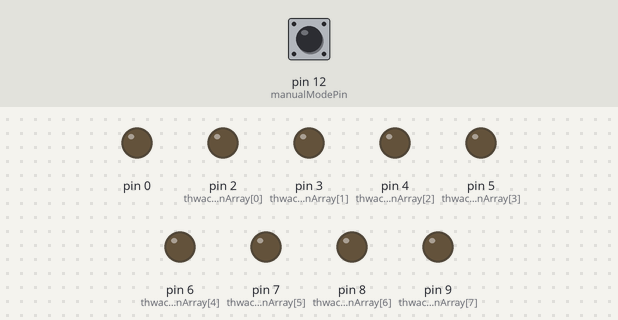
Simulated run of this sketch. Board: Arduino Uno, built with avr-gcc and run on an emulated ATmega328P. On the bench: output pins drawn as LEDs (lit = HIGH). Inputs (shaded band) come from the test bench; at power-on: pin 12 (manualModePin) HIGH.

Above: at 0.1 s.
At 4.45 s:
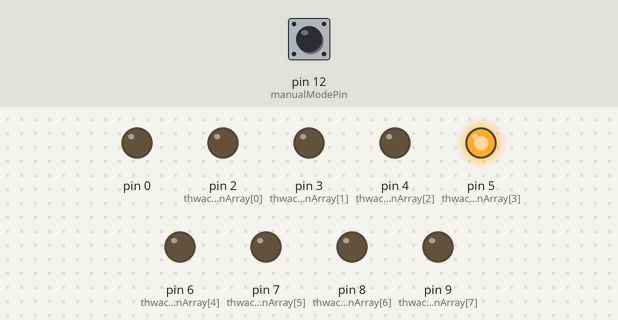
At 10.05 s:
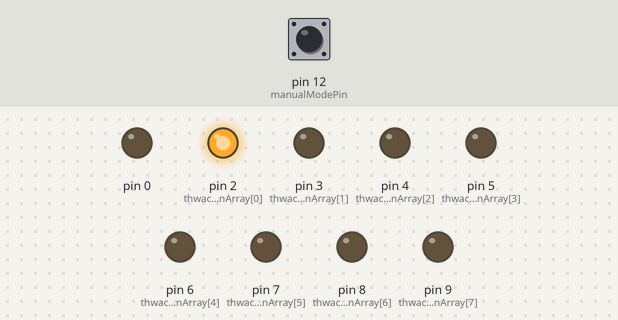
At 20.05 s:
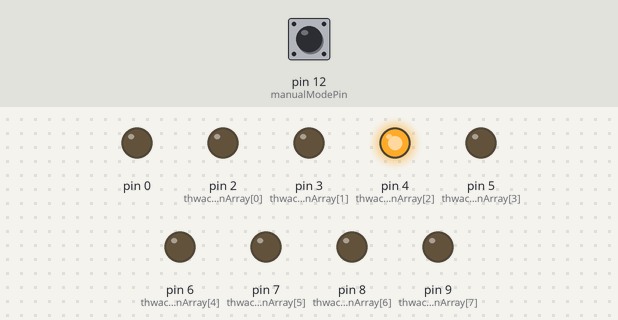
At 31.25 s:
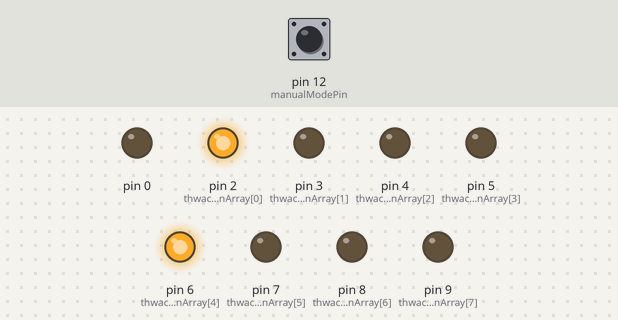
At 39.65 s:
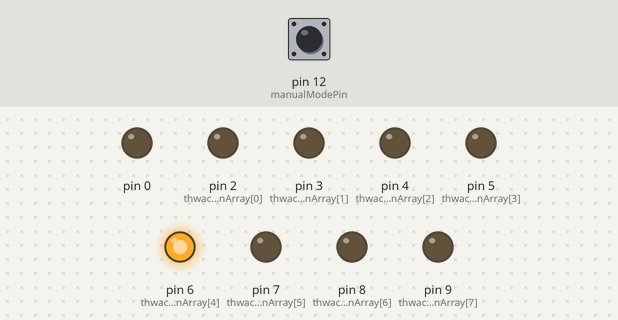
Timing chart, 0 to 40.0 s (numbered marks = the images above):
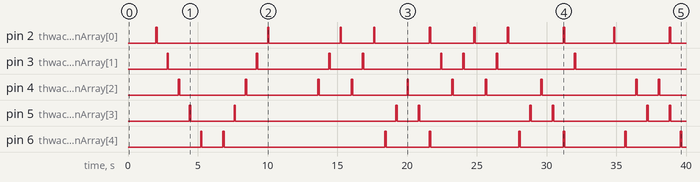

The sketch:

SFM_Jameco_5pin_ScaleOnly.pde
```cpp
//**************************************************************//
//  Name    : 5 Tone Scales for Clay Pots                       //
//  Author  : Carlyn Maw                                        //
//  Date    : 26 JUN, 2011                                      //
//  Version : 1.0                                               //
//  Notes   : Code for thwaking objects via solenoid            //
//          : This is very simple code for running one of 3     //
//          : patterns of thwacks. It requires the user to      //
//          : remember not to thwack too many solenoids at once //
//          : to not thwack the same one too many times, etc... //
//****************************************************************


//number of thwakers
const int numberOfThwakers = 8;

//what pins the thwakers are attached to?
//keeping those pins in an array at the top
//allows for easy updating later.
byte thwackPinArray[numberOfThwakers] = {
  2,3,4,5,6,7,8,9 }
;

// This is the brute force way to ensure the duty cycle is enforced
// pulseLength is the length of time the solenoid is pulsed.
// minThwack delay gets called at the end of the pulseing to ensure that the
// for these solenoids the duty cycle is 10%
int pulseLength = 100;
int minThwackDelay = 700;


// when the pin that needs to be looked at to see if
// should play preprogrammed sequence or respond to sensors
const byte manualModePin = 12;
byte manualModeFlag = 1;  // 1 is off, 0 is on


//holders for infromation you're going to pass to thwaking function
const int lengthOfSequence = 12;
byte scaleArray[lengthOfSequence];
byte tuneArray[lengthOfSequence];
byte tune2Array[lengthOfSequence];

void setup() {
  //set pins to output because they are addressed in the main loop
  for (byte i = 0; i <= numberOfThwakers; i ++) {
    pinMode(thwackPinArray[i], OUTPUT);
  }

  pinMode(manualModePin, INPUT);
  digitalWrite(manualModePin, HIGH); // look for low

  pinMode(11, INPUT);
  digitalWrite(11, HIGH); // look for low


  //Serial.begin(9600);

 scaleArray[0] = B00000001;
 scaleArray[1] = B00000010;
 scaleArray[2] = B00000100;
 scaleArray[3] = B00001000;
 scaleArray[4] = B00010000;
 scaleArray[5] = B00000000;
 scaleArray[6] = B00010000;
 scaleArray[7] = B00001000;
 scaleArray[8] = B00000100;
 scaleArray[9] = B00000010;
 scaleArray[10] = B00000001;
 scaleArray[11] = B00000000;

 tuneArray[0] = B00000001;
 tuneArray[1] = B00010000;
 tuneArray[2] = B00000100;
 tuneArray[3] = B00001000;
 tuneArray[4] = B00000100;
 tuneArray[5] = B00001001;
 tuneArray[6] = B00010000;
 tuneArray[7] = B00001010;
 tuneArray[8] = B00010000;
 tuneArray[9] = B00000010;
 tuneArray[10] = B00001000;
 tuneArray[11] = B00000010;


 tune2Array[0] = B00000100;
 tune2Array[1] = B00000010;
 tune2Array[2] = B00000001;
 tune2Array[3] = B00000100;
 tune2Array[4] = B00000010;
 tune2Array[5] = B00000001;
 tune2Array[6] = B00010000;
 tune2Array[7] = B00001000;
 tune2Array[8] = B00000100;
 tune2Array[9] = B00001000;
 tune2Array[10] = B00010001;
 tune2Array[11] = B00000010;
}


void loop() {

  manualModeFlag = digitalRead(manualModePin);  // pressed is LOW, so 0 is ON


      delay(2000);
     playSequence(scaleArray);
     delay(2000);
   playSequence(tune2Array);
   playSequence(tune2Array);
   delay(2000);
    playSequence(tuneArray);
    playSequence(tuneArray);
    delay(2000);
     playSequence(scaleArray);
     playSequence(scaleArray);
           delay(2000);

//  if (manualModeFlag == 0) {
//    playSequence(tune2Array);
//  } else if (digitalRead(11) == 0) {
//    playSequence(tuneArray);
//  } else {
//     playSequence(scaleArray);
//  }
}


void thwakOut(byte myDataOut) {
  int pinState;
  for (int t=7; t>=0; t--)  {
    if ( myDataOut & (1<<t) ) {
      pinState= 1;
    }
    else {
      pinState= 0;
    }
    digitalWrite(thwackPinArray[t], pinState);
  }
  delay(pulseLength);
  for (int t=7; t>=0; t--)  {
    digitalWrite(thwackPinArray[t], 0);
  }
}


void playSequence(byte * mySequenceArray) {
  for (int j = 0; j < lengthOfSequence; j++) {
    byte currentByte = mySequenceArray[j];
    thwakOut(currentByte);
    delay(minThwackDelay);
  }
}
```

Measured:
- by itself, pin 2 (thwackPinArray[0]): LOW → HIGH at 2.0 s, → LOW 0.10 s later, → HIGH 7.9 s later, → LOW 0.10 s later, … (20 changes in this stretch)
- by itself, pin 3 (thwackPinArray[1]): LOW → HIGH at 2.8 s, → LOW 0.10 s later, → HIGH 6.3 s later, → LOW 0.10 s later, … (16 changes in this stretch)
- by itself, pin 4 (thwackPinArray[2]): LOW → HIGH at 3.6 s, → LOW 0.10 s later, → HIGH 4.7 s later, → LOW 0.10 s later, … (20 changes in this stretch)
- by itself, pin 5 (thwackPinArray[3]): LOW → HIGH at 4.4 s, → LOW 0.10 s later, → HIGH 3.1 s later, → LOW 0.10 s later, … (16 changes in this stretch)
- by itself, pin 6 (thwackPinArray[4]): LOW → HIGH at 5.2 s, → LOW 0.10 s later, → HIGH 1.5 s later, → LOW 0.10 s later, … (16 changes in this stretch)
